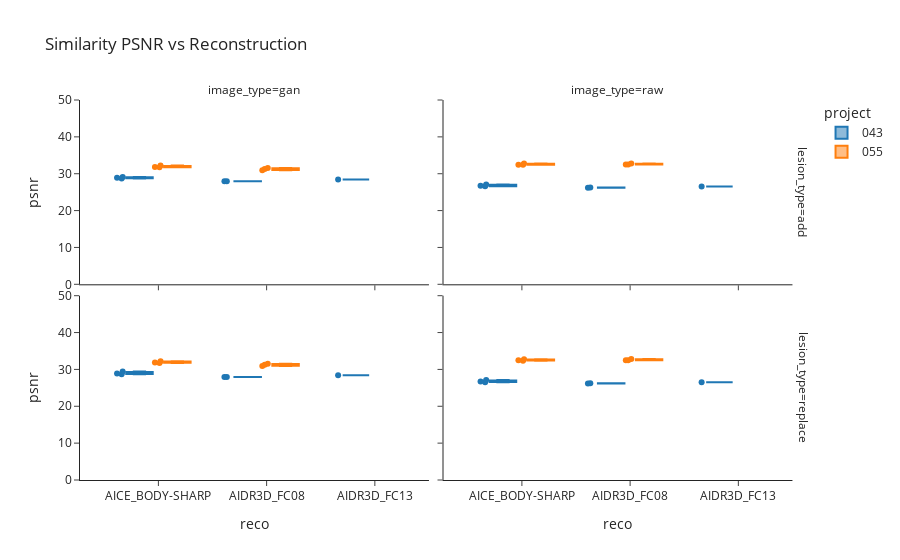

Notebook source saved alongside this figure:
### Code cell
df.sort_values(by=["image_type", "reco", "dose"], inplace=True)
fig = px.box(df, x="reco", y="psnr", color="project", 
                 facet_col="image_type", facet_row="lesion_type", title="Similarity PSNR vs Reconstruction", template="simple_white", points="all", hover_data=["dose"], range_y=[0,50])

fig.show()
#fig.write_html(os.path.join(ploting_dir, "sim_psnr_vs_reco.html"))

### Figure 1 — Plotly figure (JSON) as saved in the notebook; plotly's stock layout.template omitted (floating-point values rounded to 4 significant figures)
{"data": [{"alignmentgroup": "True", "boxpoints": "all", "customdata": [["100"], ["300"], ["700"], ["100"], ["700"], ["300"]], "hovertemplate": "project=043<br>lesion_type=add<br>image_type=gan<br>reco=%{x}<br>psnr=%{y}<br>dose=%{customdata[0]}<extra></extra>", "legendgroup": "043", "marker": {"color": "#1F77B4"}, "name": "043", "notched": false, "offsetgroup": "043", "orientation": "v", "showlegend": true, "type": "box", "x": ["AICE_BODY-SHARP", "AICE_BODY-SHARP", "AICE_BODY-SHARP", "AIDR3D_FC08", "AIDR3D_FC08", "AIDR3D_FC13"], "x0": " ", "xaxis": "x3", "y": [29.12, 28.89, 28.73, 27.94, 27.95, 28.45], "y0": " ", "yaxis": "y3"}, {"alignmentgroup": "True", "boxpoints": "all", "customdata": [["100"], ["300"], ["700"], ["100"], ["700"], ["300"]], "hovertemplate": "project=043<br>lesion_type=add<br>image_type=raw<br>reco=%{x}<br>psnr=%{y}<br>dose=%{customdata[0]}<extra></extra>", "legendgroup": "043", "marker": {"color": "#1F77B4"}, "name": "043", "notched": false, "offsetgroup": "043", "orientation": "v", "showlegend": false, "type": "box", "x": ["AICE_BODY-SHARP", "AICE_BODY-SHARP", "AICE_BODY-SHARP", "AIDR3D_FC08", "AIDR3D_FC08", "AIDR3D_FC13"], "x0": " ", "xaxis": "x4", "y": [27.1, 26.74, 26.57, 26.27, 26.16, 26.51], "y0": " ", "yaxis": "y4"}, {"alignmentgroup": "True", "boxpoints": "all", "customdata": [["100"], ["300"], ["700"], ["100"], ["700"], ["300"]], "hovertemplate": "project=043<br>lesion_type=replace<br>image_type=gan<br>reco=%{x}<br>psnr=%{y}<br>dose=%{customdata[0]}<extra></extra>", "legendgroup": "043", "marker": {"color": "#1F77B4"}, "name": "043", "notched": false, "offsetgroup": "043", "orientation": "v", "showlegend": false, "type": "box", "x": ["AICE_BODY-SHARP", "AICE_BODY-SHARP", "AICE_BODY-SHARP", "AIDR3D_FC08", "AIDR3D_FC08", "AIDR3D_FC13"], "x0": " ", "xaxis": "x", "y": [29.43, 28.89, 28.7, 27.94, 27.95, 28.45], "y0": " ", "yaxis": "y"}, {"alignmentgroup": "True", "boxpoints": "all", "customdata": [["100"], ["300"], ["700"], ["100"], ["700"], ["300"]], "hovertemplate": "project=043<br>lesion_type=replace<br>image_type=raw<br>reco=%{x}<br>psnr=%{y}<br>dose=%{customdata[0]}<extra></extra>", "legendgroup": "043", "marker": {"color": "#1F77B4"}, "name": "043", "notched": false, "offsetgroup": "043", "orientation": "v", "showlegend": false, "type": "box", "x": ["AICE_BODY-SHARP", "AICE_BODY-SHARP", "AICE_BODY-SHARP", "AIDR3D_FC08", "AIDR3D_FC08", "AIDR3D_FC13"], "x0": " ", "xaxis": "x2", "y": [27.12, 26.74, 26.55, 26.27, 26.16, 26.51], "y0": " ", "yaxis": "y2"}, {"alignmentgroup": "True", "boxpoints": "all", "customdata": [["100"], ["300"], ["700"], ["100"], ["300"], ["700"]], "hovertemplate": "project=055<br>lesion_type=add<br>image_type=gan<br>reco=%{x}<br>psnr=%{y}<br>dose=%{customdata[0]}<extra></extra>", "legendgroup": "055", "marker": {"color": "#FF7F0E"}, "name": "055", "notched": false, "offsetgroup": "055", "orientation": "v", "showlegend": true, "type": "box", "x": ["AICE_BODY-SHARP", "AICE_BODY-SHARP", "AICE_BODY-SHARP", "AIDR3D_FC08", "AIDR3D_FC08", "AIDR3D_FC08"], "x0": " ", "xaxis": "x3", "y": [31.79, 32.23, 31.74, 31.28, 31.54, 30.93], "y0": " ", "yaxis": "y3"}, {"alignmentgroup": "True", "boxpoints": "all", "customdata": [["100"], ["300"], ["700"], ["100"], ["300"], ["700"]], "hovertemplate": "project=055<br>lesion_type=add<br>image_type=raw<br>reco=%{x}<br>psnr=%{y}<br>dose=%{customdata[0]}<extra></extra>", "legendgroup": "055", "marker": {"color": "#FF7F0E"}, "name": "055", "notched": false, "offsetgroup": "055", "orientation": "v", "showlegend": false, "type": "box", "x": ["AICE_BODY-SHARP", "AICE_BODY-SHARP", "AICE_BODY-SHARP", "AIDR3D_FC08", "AIDR3D_FC08", "AIDR3D_FC08"], "x0": " ", "xaxis": "x4", "y": [32.44, 32.79, 32.4, 32.52, 32.8, 32.47], "y0": " ", "yaxis": "y4"}, {"alignmentgroup": "True", "boxpoints": "all", "customdata": [["100"], ["300"], ["700"], ["100"], ["300"], ["700"]], "hovertemplate": "project=055<br>lesion_type=replace<br>image_type=gan<br>reco=%{x}<br>psnr=%{y}<br>dose=%{customdata[0]}<extra></extra>", "legendgroup": "055", "marker": {"color": "#FF7F0E"}, "name": "055", "notched": false, "offsetgroup": "055", "orientation": "v", "showlegend": false, "type": "box", "x": ["AICE_BODY-SHARP", "AICE_BODY-SHARP", "AICE_BODY-SHARP", "AIDR3D_FC08", "AIDR3D_FC08", "AIDR3D_FC08"], "x0": " ", "xaxis": "x", "y": [31.86, 32.23, 31.77, 31.28, 31.51, 30.93], "y0": " ", "yaxis": "y"}, {"alignmentgroup": "True", "boxpoints": "all", "customdata": [["100"], ["300"], ["700"], ["100"], ["300"], ["700"]], "hovertemplate": "project=055<br>lesion_type=replace<br>image_type=raw<br>reco=%{x}<br>psnr=%{y}<br>dose=%{customdata[0]}<extra></extra>", "legendgroup": "055", "marker": {"color": "#FF7F0E"}, "name": "055", "notched": false, "offsetgroup": "055", "orientation": "v", "showlegend": false, "type": "box", "x": ["AICE_BODY-SHARP", "AICE_BODY-SHARP", "AICE_BODY-SHARP", "AIDR3D_FC08", "AIDR3D_FC08", "AIDR3D_FC08"], "x0": " ", "xaxis": "x2", "y": [32.38, 32.79, 32.46, 32.52, 32.8, 32.48], "y0": " ", "yaxis": "y2"}], "layout": {"annotations": [{"font": {}, "showarrow": false, "text": "image_type=gan", "x": 0.24, "xanchor": "center", "xref": "paper", "y": 1, "yanchor": "bottom", "yref": "paper"}, {"font": {}, "showarrow": false, "text": "image_type=raw", "x": 0.74, "xanchor": "center", "xref": "paper", "y": 1, "yanchor": "bottom", "yref": "paper"}, {"font": {}, "showarrow": false, "text": "lesion_type=replace", "textangle": 90, "x": 0.98, "xanchor": "left", "xref": "paper", "y": 0.2425, "yanchor": "middle", "yref": "paper"}, {"font": {}, "showarrow": false, "text": "lesion_type=add", "textangle": 90, "x": 0.98, "xanchor": "left", "xref": "paper", "y": 0.7575, "yanchor": "middle", "yref": "paper"}], "boxmode": "group", "legend": {"title": {"text": "project"}, "tracegroupgap": 0}, "title": {"text": "Similarity PSNR vs Reconstruction"}, "xaxis": {"anchor": "y", "domain": [0, 0.48], "title": {"text": "reco"}}, "xaxis2": {"anchor": "y2", "domain": [0.5, 0.98], "matches": "x", "title": {"text": "reco"}}, "xaxis3": {"anchor": "y3", "domain": [0, 0.48], "matches": "x", "showticklabels": false}, "xaxis4": {"anchor": "y4", "domain": [0.5, 0.98], "matches": "x", "showticklabels": false}, "yaxis": {"anchor": "x", "domain": [0, 0.485], "range": [0, 50], "title": {"text": "psnr"}}, "yaxis2": {"anchor": "x2", "domain": [0, 0.485], "matches": "y", "showticklabels": false}, "yaxis3": {"anchor": "x3", "domain": [0.515, 1], "matches": "y", "range": [0, 50], "title": {"text": "psnr"}}, "yaxis4": {"anchor": "x4", "domain": [0.515, 1], "matches": "y", "showticklabels": false}}}
